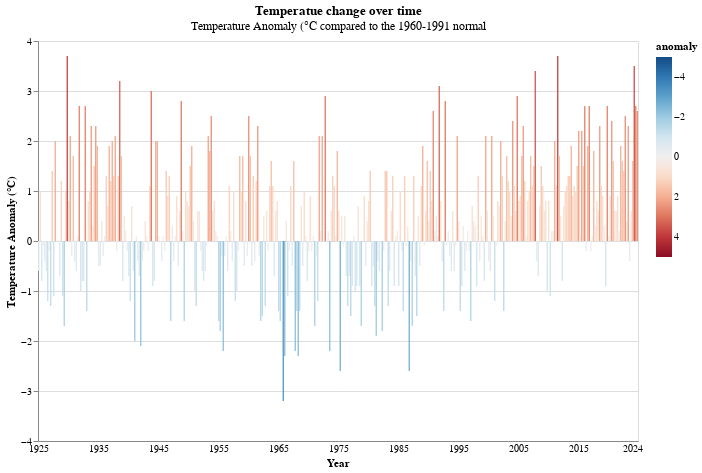

The code cell stored with this chart in its notebook:
### Code cell
color_change = alt.datum.anomaly > 0

alt.Chart(amomaly_temperature,
title=alt.Title("Temperatue change over time",
subtitle='Temperature Anomaly (°C compared to the 1960-1991 normal')
).mark_bar(
    bandSize=40,
).encode(
    x = alt.X("year_month:O", axis=alt.Axis(labelAngle=0,
                                            labelExpr='substring(datum.value, 0, 4)',
                                            values=['1925-03', '1935-03', '1945-03', '1955-03', '1965-03', '1975-03', '1985-03', '1995-03', '2005-03', '2015-03', '2024-03'],
                                            labelOverlap=True, ticks=False), title="Year"),
    y =alt.Y('anomaly:Q', title="Temperature Anomaly (°C)"),
    color=alt.Color('anomaly:Q',  # Use 'value' for coloring
                    scale=alt.Scale(scheme='redblue', domain=[5, -5])), 
).properties(
    width=600,
    height=400,
)

### Figure 1 — Vega-Lite specification as saved in the notebook (floating-point values rounded to 4 significant figures; data arrays with more than 128 entries replaced by an {"elided": "..."} marker saying what was removed)
{"config": {"view": {"continuousWidth": 300, "continuousHeight": 300}}, "data": {"name": "data-7a327902cf5a19ec2f0f6ae33dfd629d"}, "mark": {"type": "bar", "bandSize": 40}, "encoding": {"color": {"field": "anomaly", "scale": {"domain": [5, -5], "scheme": "redblue"}, "type": "quantitative"}, "x": {"axis": {"labelAngle": 0, "labelExpr": "substring(datum.value, 0, 4)", "labelOverlap": true, "ticks": false, "values": ["1925-03", "1935-03", "1945-03", "1955-03", "1965-03", "1975-03", "1985-03", "1995-03", "2005-03", "2015-03", "2024-03"]}, "field": "year_month", "title": "Year", "type": "ordinal"}, "y": {"field": "anomaly", "title": "Temperature Anomaly (°C)", "type": "quantitative"}}, "height": 400, "title": {"text": "Temperatue change over time", "subtitle": "Temperature Anomaly (°C compared to the 1960-1991 normal"}, "width": 600, "$schema": "https://vega.github.io/schema/vega-lite/v5.20.1.json", "datasets": {"data-7a327902cf5a19ec2f0f6ae33dfd629d": {"elided": "400 records"}}}
